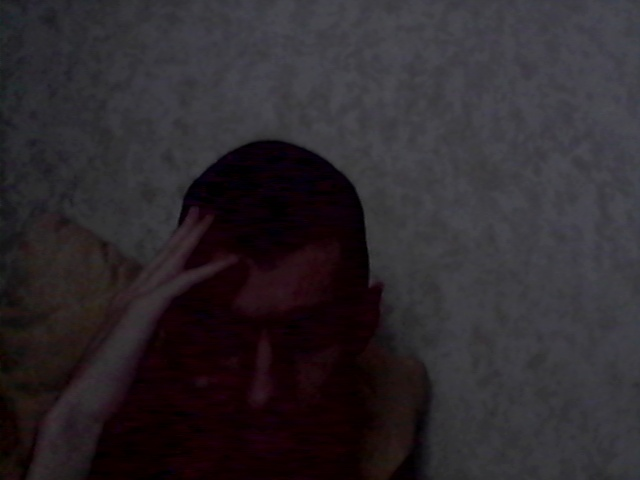
#> input picture OpenCV/pic.jpg, 640 x 480 px, given in place of the camera
$ python Camera.py
#> lines starting #> are read from the running program, lines starting #| are printed output that depends on the picture; after the words box and inside, x2 and y2 are one past the last pixel; in counts of white or black regions, pixels touching at a corner belong together; pictures that were not available may be replaced by others from this repository, and a replacement may not be noted
import colors
import cv2 as cv
import numpy as np
import operator


def write_cords(center):
    file = open("C:/Users/Admin/source/cords.txt", "a")
    file.write(str(center) + '\n')
    file.close()

def hist(img): #Функция определения цвета по заданной гистограмме
    for i in colors.flags:

        test1 = cv.imread(i)

        basehsv = cv.cvtColor(img, cv.COLOR_BGR2HSV)
        test1hsv = cv.cvtColor(test1, cv.COLOR_BGR2HSV)

        histbase = cv.calcHist(basehsv, [0, 1], None, [180, 256], colors.ranges)
        cv.normalize(histbase, histbase, 0, 255, cv.NORM_MINMAX)

        histtest1 = cv.calcHist(test1hsv, [0, 1], None, [180, 256], colors.ranges)
        cv.normalize(histtest1, histtest1, 0, 255, cv.NORM_MINMAX)

        comHist = cv.compareHist(histbase, histtest1, 3)
        valueCompare.append(comHist)
        picDict = {"comhist": comHist, "name": i}
        list_of_pics.append(picDict)

    newlist = sorted(list_of_pics, key=operator.itemgetter('comhist'))
    matched_image = newlist[0]['name']
    return matched_image

def threshold(img, hsv_min, hsv_max):
    basehsv = cv.cvtColor(img, cv.COLOR_BGR2HSV)
    thresh = cv.inRange(basehsv, hsv_min, hsv_max)
    contours, hirearchy = cv.findContours(thresh.copy(), cv.RETR_EXTERNAL, cv.CHAIN_APPROX_NONE)
    return contours

def rectangle(cnt):
    rect = cv.minAreaRect(cnt)
    box = cv.boxPoints(rect)
    box = np.int0(box)
    center = (int(rect[0][0]), int(rect[0][1]))
    area = int(rect[1][0]*rect[1][1])
    #write_cords(center) #Сильно замедляет работу приложения
    return center, area, box

def cords(img, box, center, matched_image):

    cv.drawContours(img, [box], 0, colors.color_blue, 2)
    cv.circle(img, center, 2, colors.color_red, 2)
    text = "(" + str(center[0]) + ", " + str(center[1]) + ")" + matched_image
    cv.putText(img, text, (center[0] + 10, center[1] + 10), cv.FONT_HERSHEY_PLAIN, 1.5, colors.color_red, 1)


if __name__ == '__main__':

    list_of_pics = []
    valueCompare = []

    cv.namedWindow("result")
    cap = cv.VideoCapture(0)

    while True:
        flag, img = cap.read()
#> img is the input picture: shape (480, 640, 3); mean B, G, R 44.2, 40, 45.3
        img = cv.flip(img, 1)
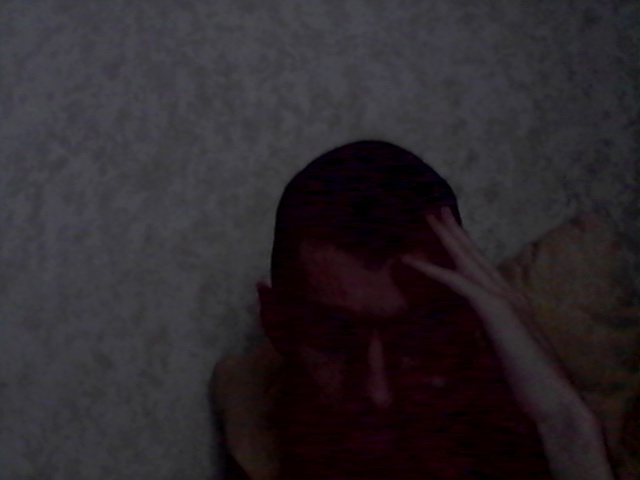
#> img: shape (480, 640, 3); mean B, G, R 44.2, 40, 45.3
        try:

            matched_image = hist(img)
#> in hist, `basehsv = cv.cvtColor(img, cv.COLOR_BGR2HSV)`: basehsv: shape (480, 640, 3); mean H, S, V 115.6, 80.2, 48.1
#> in hist, `test1hsv = cv.cvtColor(test1, cv.COLOR_BGR2HSV)`: test1hsv: shape (480, 640, 3); mean H, S, V 115.6, 80.2, 48.1
#> in hist, `histbase = cv.calcHist(basehsv, [0, 1], None, [180, 256], colors.ranges)`:
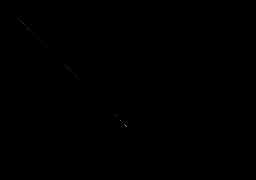
#> histbase: shape (180, 256) float32; min 0, max 162, mean 0
#> in hist, `cv.normalize(histbase, histbase, 0, 255, cv.NORM_MINMAX)`: histbase: shape (180, 256) float32; 0.65% of pixels changed, all inside (x1, y1, x2, y2) = (8, 8, 134, 134)
#> in hist, `comHist = cv.compareHist(histbase, histtest1, 3)`: comHist = 0
#> in hist, `picDict = {"comhist": comHist, "name": i}`: picDict = {'comhist': 0, 'name': 'blue.png'}
            blue = threshold(img, colors.blue_min, colors.blue_max)
#> in threshold, `thresh = cv.inRange(basehsv, hsv_min, hsv_max)`:
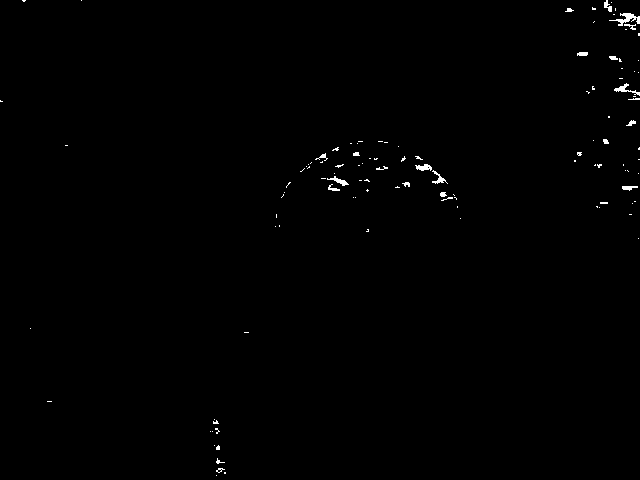
#> thresh: shape (480, 640); 0.45% white in thin lines or dots
            red = threshold(img, colors.red_min, colors.red_max)
#> in threshold (call 2), `thresh = cv.inRange(basehsv, hsv_min, hsv_max)`:
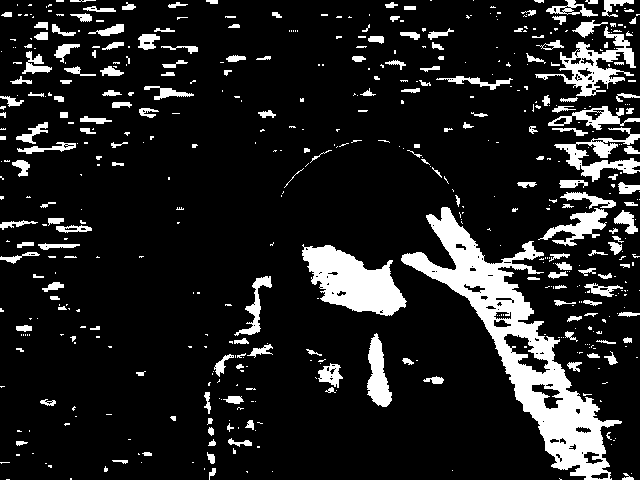
#> thresh: shape (480, 640); 13.1% white; 535 white regions (352 under 20 px), largest, box (x1, y1, x2, y2) and area: (401, 207, 622, 480) 13418, (302, 244, 407, 316) 4271, (535, 26, 636, 97) 2048
            yellow = threshold(img, colors.yellow_min, colors.yellow_max)
#> in threshold (call 3), `thresh = cv.inRange(basehsv, hsv_min, hsv_max)`: thresh: shape (480, 640); every value is 0
            green = threshold(img, colors.green_min, colors.green_max)

            for cnt_b in blue:
                center, area, box = rectangle(cnt_b)
                if area > 1000:
                    cords(img, box, center, matched_image)

            for cnt_r in red:
                center, area, box = rectangle(cnt_r)

                if area > 1000:
                    cords(img, box, center, matched_image)
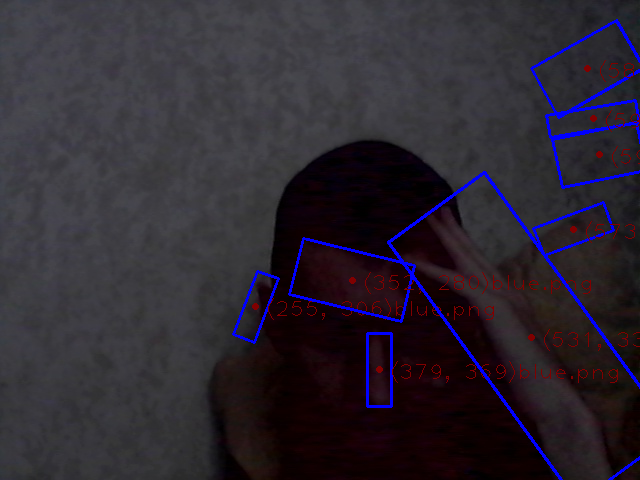
#> img: shape (480, 640, 3); 2.93% of pixels changed, all inside (x1, y1, x2, y2) = (232, 19, 640, 480)

            for cnt_y in yellow:
                center, area, box = rectangle(cnt_y)

                if area > 1000:
                    cords(img, box, center, matched_image)

            for cnt_g in green:
                center, area, box = rectangle(cnt_g)

                if area > 1000:
                    cords(img, box, center, matched_image)

            cv.imshow('result', img)

        except:
            cap.release()
            raise
        ch = cv.waitKey(5)
#> (key Esc is pressed here)
        if ch == 27:
            break

    cap.release()
    cv.destroyAllWindows()
